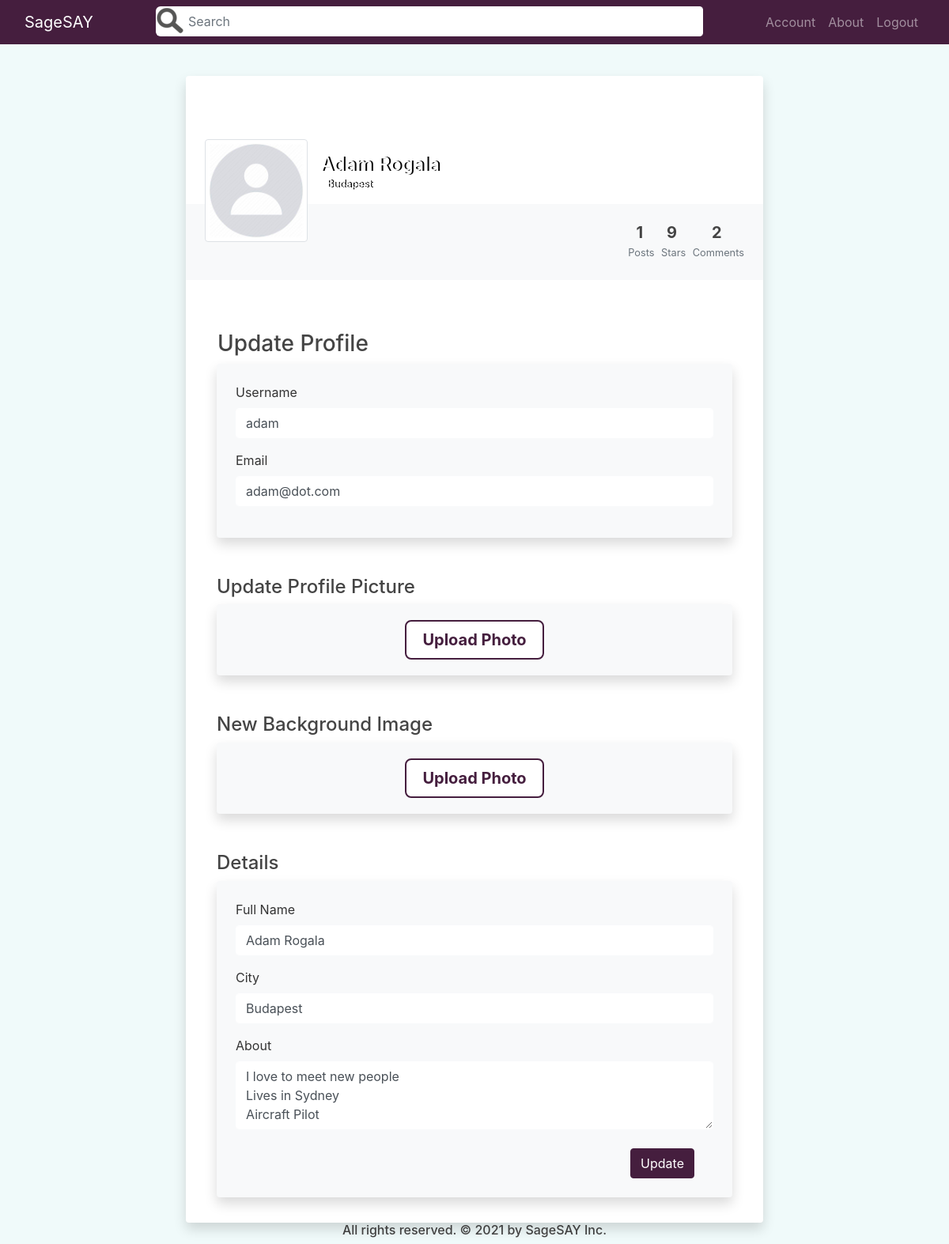
Page /user/adam/update (signed in) on the committed database.
### quotes_app/models.py (models this page shows, shortened)
class User(db.Model, UserMixin):
    id = db.Column(db.Integer, primary_key=True)
    username = db.Column(db.String(20), unique=True, nullable=False)
    email = db.Column(db.String(120), unique=True, nullable=False)
    image_file = db.Column(db.String(20), nullable=False, default='default.jpg')
    password = db.Column(db.String(60), nullable=False)
    posts = db.relationship('Post', backref='posted_by', lazy=True)
    comments = db.relationship('Comment', backref='comment_author', lazy=True)
    likes = db.relationship('Like', backref='like_author', lazy=True)
    more_info = db.relationship('MoreInfoUser', backref='info_author', lazy=True)
    like_comments = db.relationship('LikeComment', backref='like_comment_author', lazy=True)

class MoreInfoUser(db.Model):
    id = db.Column(db.Integer, primary_key=True)
    last_update = db.Column(db.DateTime, nullable=False, default=dt.utcnow)
    background_pic = db.Column(db.String(20), nullable=False, default='profile_bg.jpg')
    full_name = db.Column(db.String(120), nullable=False, default='Adam Smith')
    city = db.Column(db.String(90), nullable=False, default='Sydney')
    about = db.Column(db.Text, nullable=False, default='I love to meet new people<br>Lives in Sydney<br>Aircraft Pilot')
    user_id = db.Column(db.Integer, db.ForeignKey('user.id'), nullable=False)

### quotes_app/users/routes.py (the view)
@users.route("/user/<string:username>/update", methods=['GET', 'POST'])
@login_required
def update_profile(username):
    user = User.query.filter_by(username=username).first_or_404()
    if user != current_user:
        flash("You can't update this profile.", 'info')
        return redirect(url_for('main.home'))
    schform = SearchForm()
    if schform.schsubmit.data and schform.validate_on_submit():
        if schform.query.data != '':
            return redirect(url_for('main.home', sch=schform.query.data))
        else:
            return redirect(url_for('users.update_profile', username=username))
    form = UpdateProfileForm()
    about_user = MoreInfoUser.query.filter_by(info_author=user).first()
    if form.submit.data and form.validate_on_submit():
        if form.profile_pic.data:
            profile_pic_file = save_picture(form.profile_pic.data, 1)
            remove_picture(current_user.image_file, 1)
            current_user.image_file = profile_pic_file
        if form.background_pic.data:
            background_pic_file = save_picture(form.background_pic.data, 2)
            remove_picture(about_user.background_pic, 2)
            about_user.background_pic = background_pic_file
        current_user.username = form.username.data
        current_user.email = form.email.data
        about_user.full_name = form.full_name.data
        about_user.city = form.city.data
        about = form.about.data.strip(' \n  ,')
        about_user.about = Markup(about.replace('\n', '<br>'))
        about_user.last_update = dt.utcnow()
        db.session.commit()
        flash('Your account has been updated!', 'info')
        return redirect(url_for('users.user_profile', username=current_user.username))
    elif request.method == 'GET':
        form.username.data = user.username
        form.email.data = user.email
        form.full_name.data = about_user.full_name
        form.city.data = about_user.city
        form.about.data = about_user.about.replace('<br>', '\n')
    _, num_posts, num_likes, num_comments = get_posts_num_plc(user)
    background_image = url_for('static',
        filename='background_pics/' + about_user.background_pic)
    return render_template('users/update_profile.html', user=user, title='Update Profile',
        about_user=about_user, background_image=background_image, schform=schform,
        form=form, num_posts=num_posts, num_likes=num_likes, num_comments=num_comments)

### quotes_app/main/forms.py
class SearchForm(FlaskForm):
    query = StringField('Search')
    schsubmit = SubmitField('Go')

### quotes_app/users/forms.py (shortened to what this page needs)
class UpdateProfileForm(FlaskForm):
    username = StringField('Username',
        validators=[DataRequired(), Length(min=2, max=20)])
    email = StringField('Email', validators=[DataRequired(), Email()])
    profile_pic = FileField('Update Profile Picture', validators=[FileAllowed(['jpg', 'png'])])
    background_pic = FileField('Update Background Image', validators=[FileAllowed(['jpg', 'png'])])
    full_name = StringField('Full Name',
        validators=[DataRequired(), Length(min=1, max=120)])
    city = StringField('City',
        validators=[DataRequired(), Length(min=1, max=90)])
    about = TextAreaField('About', validators=[DataRequired()])
    submit = SubmitField('Update')

### quotes_app/models.py (called while the page is built)
@login_manager.user_loader
def user_loader(user_id):
    return User.query.get(int(user_id))

### quotes_app/users/utils.py (called while the page is built)
def get_posts_num_plc(user):
    posts = Post.query.filter_by(posted_by=user)\
    .order_by(Post.date_posted.desc())
    num_posts = posts.all()
    num_posts = len(num_posts)
    num_likes = len(Like.query.filter_by(like_author=user).all())
    num_comments = len(Comment.query.filter_by(comment_author=user).all())
    return posts, num_posts, num_likes, num_comments

### quotes_app/templates/users/update_profile.html (shortened to what this page needs)
{% extends "main/layout.html" %}
{% block content %}
<div class="col-lg-8 mx-auto">
    <div class="bg-white shadow rounded overflow-hidden">
        <div class="px-4 pt-0 pb-4 cover" style="background-image: url('{{ background_image }}')">
            <div class="media align-items-end profile-head">
                <div class="profile mr-3">
                    <img src="{{ url_for('static', filename='profile_pics/' + user.image_file) }}" alt="..." width="130" class="rounded mb-2 img-thumbnail img-profile">
                </div>
                <div class="media-body mb-5">
                    <h4 class="mt-0 mb-0 text-white name-city-shadow">{{ about_user.full_name }}</h4>
                    <p class="small mb-4 text-white name-city-shadow"> {{ about_user.city }}</p>
                </div>
            </div>
        </div>
        <div class="bg-light p-4 d-flex justify-content-end text-center">
            <ul class="list-inline mb-0">
                <li class="list-inline-item">
                    <h5 class="font-weight-bold mb-0 d-block">{{ num_posts }}</h5><small class="text-muted"> Posts</small>
                </li>
                <li class="list-inline-item">
                    <h5 class="font-weight-bold mb-0 d-block">{{ num_likes }}</h5><small class="text-muted"> Stars</small>
                </li>
                <li class="list-inline-item">
                    <h5 class="font-weight-bold mb-0 d-block">{{ num_comments }}</h5><small class="text-muted"> Comments</small>
                </li>
            </ul>
        </div>
        <div class="px-4 py-3">
            <h3 class="pt-5 mb-2 ml-3">Update Profile</h3>
            <div class="container">
                <div class="row">
                    <div class="col">
                        <form method="POST" action="" enctype="multipart/form-data">
                            <fieldset class="form-group">
                                <div class="p-4 rounded shadow bg-light">
                                    <div class="form-group">
                                        {{ form.username.label(class="form-control-label") }}
                                        {% if form.username.errors %}
                                            {{ form.username(class="form-control form-control-lg is-invalid") }}
                                            <div class="invalid-feedback">
                                                {% for error in form.username.errors %}
                                                    <span>{{ error }}</span>
                                                {% endfor %}
                                            </div>
                                        {% else %}
                                            {{ form.username(class="form-control form-lg") }}
                                        {% endif %}
                                    </div>
                                    <div class="form-group">
                                        {{ form.email.label(class="form-control-label") }}
                                        {% if form.email.errors %}
                                            {{ form.email(class="form-control form-control-lg is-invalid") }}
                                            <div class="invalid-feedback">
                                                {% for error in form.email.errors %}
                                                    <span>{{ error }}</span>
                                                {% endfor %}
                                            </div>
                                        {% else %}
                                            {{ form.email(class="form-control form-lg") }}
                                        {% endif %}
                                    </div>
                                </div>
                                <h4 class="pt-5 mb-2">Update Profile Picture</h4>
                                <div class="p-1 pb-0 rounded shadow bg-light">
                                    <div class="pt-3 form-group">
                                        <div class="form-group d-flex justify-content-center upload-btn-wrapper">
                                            <button class="btn btn-add-file">Upload Photo</button>
                                        </div>
                                    </div>
                                </div>
                                <h4 class="pt-5 mb-2">New Background Image</h4>
                                <div class="p-1 pb-0 rounded shadow bg-light">
                                    <div class="pt-3 form-group">
                                        <div class="form-group d-flex justify-content-center upload-btn-wrapper">
                                            <button class="btn btn-add-file">Upload Photo</button>
                                        </div>
                                    </div>
                                </div>
                                <h4 class="pt-5 mb-2">Details</h4>
                                <div class="p-4 rounded shadow bg-light">
                                    <div class="form-group">
                                        {{ form.full_name.label(class="form-control-label") }}
                                        {% if form.full_name.errors %}
                                            {{ form.full_name(class="form-control form-control-lg is-invalid") }}
                                            <div class="invalid-feedback">
                                                {% for error in form.full_name.errors %}
                                                    <span>{{ error }}</span>
                                                {% endfor %}
                                            </div>
                                        {% else %}
                                            {{ form.full_name(class="form-control form-lg") }}
                                        {% endif %}
                                    </div>
                                    <div class="form-group">
                                        {{ form.city.label(class="form-control-label") }}
                                        {% if form.city.errors %}
                                            {{ form.city(class="form-control form-control-lg is-invalid") }}
                                            <div class="invalid-feedback">
                                                {% for error in form.city.errors %}
                                                    <span>{{ error }}</span>
                                                {% endfor %}
                                            </div>
                                        {% else %}
                                            {{ form.city(class="form-control form-lg") }}
                                        {% endif %}
                                    </div>
                                    <div class="form-group">
                                        {{ form.about.label(class="form-control-label") }}
                                        {% if form.about.errors %}
                                            {{ form.about(rows="3", class="form-control form-control-lg is-invalid") }}
                                            <div class="invalid-feedback">
                                                {% for error in form.about.errors %}
                                                    <span>{{ error }}</span>
                                                {% endfor %}
                                            </div>
                                        {% else %}
                                            {{ form.about(rows="3", class="form-control form-lg") }}
                                        {% endif %}
                                    </div>
                                    <div class="d-flex form-group mb-0 mt-4 mr-4 justify-content-end">
                                        {{ form.submit(class="btn btn-violet") }}
                                    </div>
                                </div>
                            </fieldset>
                        </form>
                    </div>
                </div>
            </div>
        </div>
    </div>
</div>
{% endblock content %}

### quotes_app/static/css/main.css (style rules this page uses)
html { height: 100%; }
body { height: 100%; display: flex; flex-direction: column; background: #f0fafa; color: #333333; margin-top: 6rem; background-repeat: no-repeat; background-attachment: fixed; background-size: cover; }
h1, h2, h3, h4, h5, h6 { color: #444444; }
a, a:active, a:focus, button, button:active, button:focus { outline: none; }
.name-city-shadow { text-shadow: 2px 0 0 black; }
.btn-violet { color: white; border-color: #451e3e !important; background-color: #451e3e; }
.btn { border-color: white; -webkit-box-shadow: none; box-shadow: none; }
.form-control { border-color: white; -webkit-box-shadow: none; box-shadow: none; }
.profile-head { transform: translateY(5rem) }
.cover { background-size: cover; background-repeat: no-repeat; }
.img-profile { cursor: pointer; overflow: visible }
.list-inline-item:not(:last-child) { margin-right: 0px; }
.upload-btn-wrapper { position: relative; overflow: hidden; display: inline-block; }
.btn-add-file { border: 2px solid #451e3e; color: #451e3e; background-color: white; padding: 8px 20px; border-radius: 8px; font-size: 20px; font-weight: bold; }

### rows in the picture
User: image_file (placeholder picture), username "adam", email "adam@dot.com"
MoreInfoUser: full_name "Adam Rogala", city "Budapest", about "I love to meet new people Lives in Sydney Aircraft Pilot"

### other values in the picture
{{ num_posts }} "1"
{{ num_likes }} "9"
{{ num_comments }} "2"
